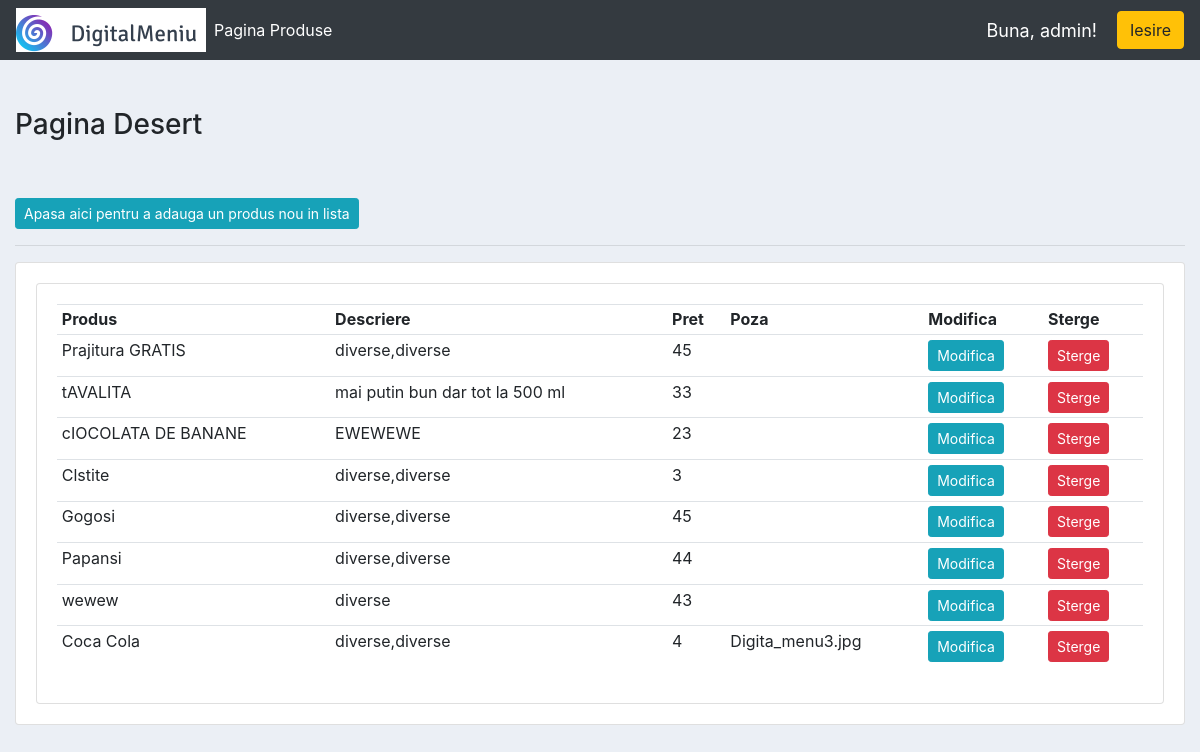
/desert (signed in), run on the app's committed database.
### Digital/models.py (models this page shows, shortened)
class Desert(models.Model):
    nume = models.CharField(max_length=200, null=True)
    pret = models.IntegerField(null=True)
    descriere = models.CharField(max_length=200, null=True, blank=True)
    poza = models.ImageField(null=True, blank=True)

### Digital/views.py (the view)
# urls.py: path('desert', views.desert, name='desert'),
@login_required(login_url='login')
def desert(request):
    desert = Desert.objects.all()
    context = {'desert': desert}
    return render(request, 'Digital/desert.html',context)

### Digital/templates/Digital/desert.html
{%  extends 'Digital/main.html' %}
{% block content %}
<br><br>
<div class="col-md-25">
		<h3> Pagina Desert</h3>
	<br><br>
	   <h4><a class="btn btn-sm btn-info"
			   href="{% url 'crearedesert' %}">Apasa aici pentru a adauga un produs nou in lista </a></h4>
		<hr>
		<div class="card card-body">
<div class="row">
	<div class="col-md">
		<div class="card card-body">
			<table class="table table-sm">
				<tr>
					<th>Produs</th>
					<th>Descriere</th>
					<th>Pret</th>
					<th>Poza</th>
					<th>Modifica</th>
					<th>Sterge</th>
				</tr>
				{% for i in desert %}
				<tr>
					<td>{{i.nume}}</td>
					<td>{{i.descriere}}</td>
					<td>{{i.pret}}</td>
					<td>{{i.poza}}</td>
					<td><a class="btn btn-sm btn-info"  href="{% url 'modificadesert' i.id %}">Modifica</a></td>
					<td><a class="btn btn-sm btn-danger" href="{% url 'stergeredesert' i.id %}">Sterge</a></td>
				</tr>
				{% endfor %}
			</table>
		</div>
	</div>
</div>
		</div>
{% endblock content %}

### Digital/templates/Digital/main.html (shortened to what this page needs)
{% load static %}
<html>
<head>
	<link rel="stylesheet" href="https://stackpath.bootstrapcdn.com/bootstrap/4.3.1/css/bootstrap.min.css">
	<link rel="stylesheet" type="text/css" href="{% static '/css/main.css' %}">
</head>
<body>
	{%  include 'Digital/navbar.html' %}
	<div class="container-fluid">
	{% block content %}
	{% endblock %}
    </div>
</body>
</html>

### Digital/templates/Digital/navbar.html (shortened to what this page needs)
{% load static %}
<nav class="navbar navbar-expand-lg navbar-dark bg-dark">
  <img src="{% static 'images/logodigitalmeniu3.png' %}">
  <div class="collapse navbar-collapse" id="navbarNav">
    <ul class="navbar-nav">
       <li class="nav-item active">
        <a class="nav-link" href="{% url 'produse' %}">Pagina Produse</a>
      </li>
    </ul>
  </div>
  <span class="hello-msg">Buna, {{request.user}}!</span>
  <span><a class="btn btn-warning" href="{% url 'logout' %}">Iesire</a> </span>
</nav>

### Digital/static/css/main.css (style rules this page uses)
body { background-color: #ebeff5; }

### Digital/templates/Digital/navbar.html (style rules this page uses)
.hello-msg { font-size:18px; color:#fff; margin-right:20px; }

### data on the page
Desert: nume "Prajitura GRATIS", descriere "diverse,diverse", pret "45"
Desert: nume "tAVALITA", descriere "mai putin bun dar tot la 500 ml", pret "33"
Desert: nume "cIOCOLATA DE BANANE", descriere "EWEWEWE", pret "23"
Desert: nume "Clstite", descriere "diverse,diverse", pret "3"
Desert: nume "Gogosi", descriere "diverse,diverse", pret "45"
Desert: nume "Papansi", descriere "diverse,diverse", pret "44"
Desert: nume "wewew", descriere "diverse", pret "43"
Desert: nume "Coca Cola", descriere "diverse,diverse", pret "4", poza "Digita_menu3.jpg"

### other printed values
{{ request.user }} "admin"
